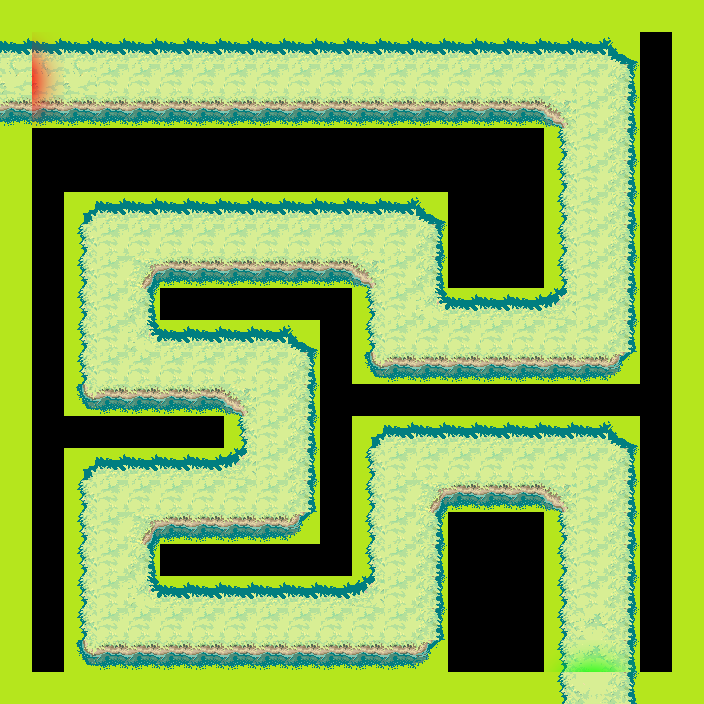

The image is a tile-based game level rendered from a .tmx file. Its description and source (layers, tilesets, objects; grid data summarised) follow:
An orthogonal 22x22 tile map with 32x32 px tiles, 3 tile layers (collision, grass, misc), 3 tilesets.

<map version="1.0" orientation="orthogonal" width="22" height="22" tilewidth="32" tileheight="32">
 <properties>
  <property name="startX" value="18" />
  <property name="startY" value="21" />
  <property name="targetX" value="0" />
  <property name="targetY" value="2" />
 </properties>
 <tileset firstgid="1" source="tilesetgrassland2.tsx" />
 <tileset firstgid="379" source="collision.tsx" />
 <tileset firstgid="381" name="startend" tilewidth="32" tileheight="32">
  <image source="startend.png" width="224" height="128" />
 </tileset>
 <layer name="collision" width="22" height="22">
  <properties>
   <property name="Type" value="grass" />
  </properties>
  <data>[484 cells, 360 non-empty, 2 distinct tile ids]</data>
 </layer>
 <layer name="grass" width="22" height="22">
  <data>[484 cells, 291 non-empty, 20 distinct tile ids]</data>
 </layer>
 <layer name="misc" width="22" height="22">
  <data>[484 cells, 6 non-empty, 6 distinct tile ids]</data>
 </layer>
</map>
